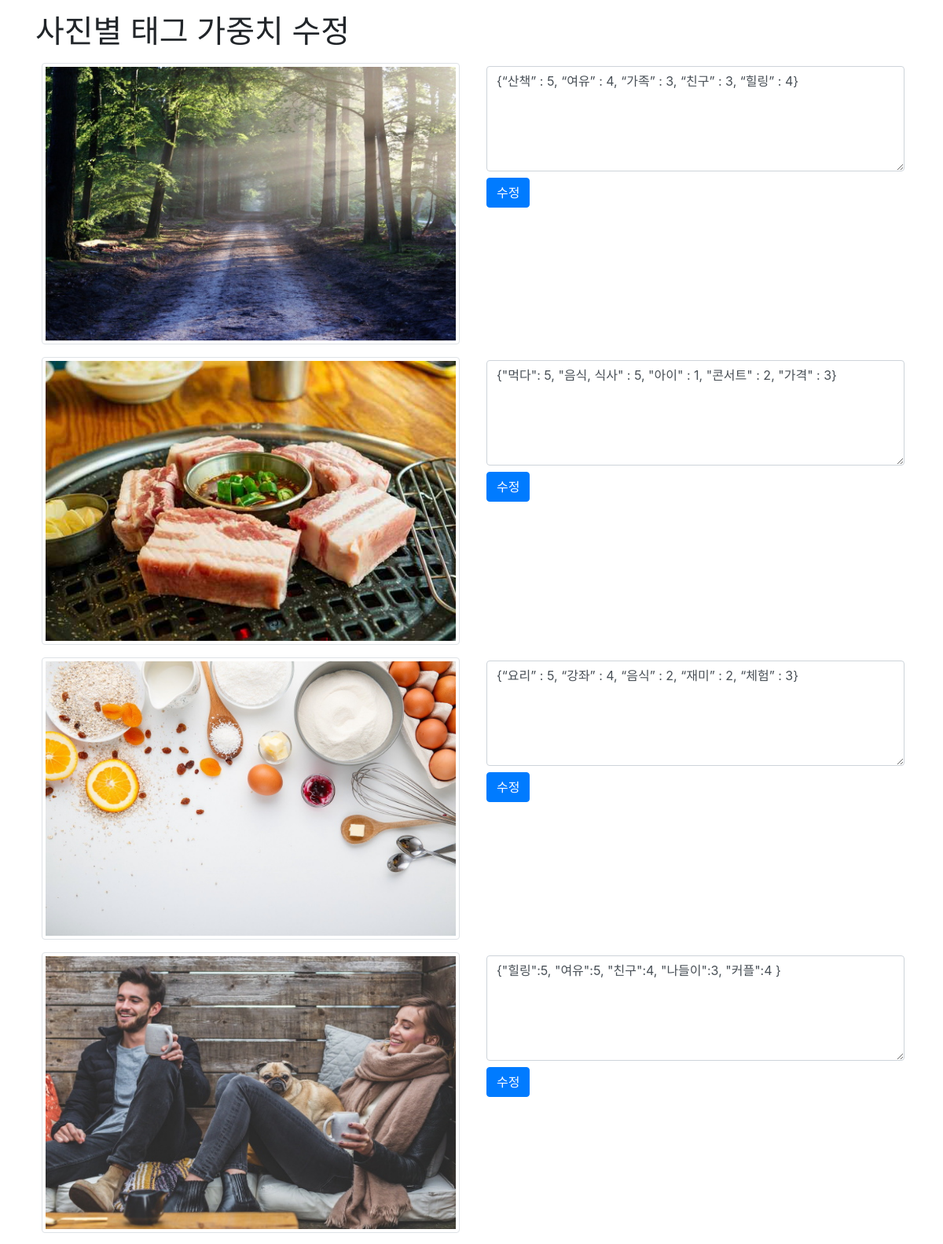
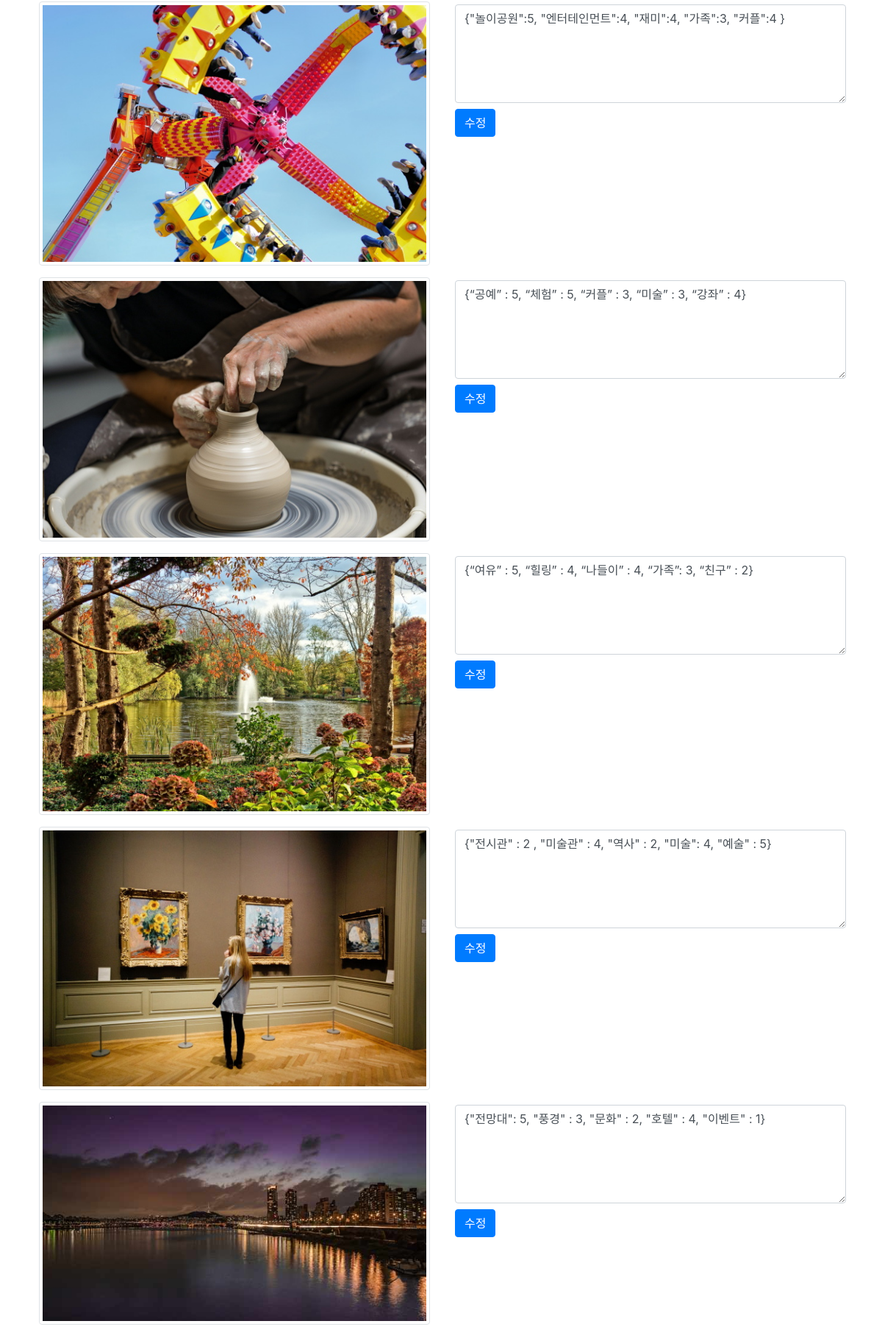
Page /test/photos (upper part) on the committed database (2 pictures, top to bottom).
### tables this page shows
CREATE TABLE photos (id INTEGER primary key autoincrement, category_id INTEGER, filename CHAR(30) , tags CHAR(100), url CHAR(200));

### main.py (the view)
@app.route('/test/photos')
def test_photos():
    photos = get_photos("static/data/photos.sqlite")
    return render_template('photos.html', photos = photos)

### modules/common.py (called while the page is built)
def get_random_list(list_org):
    list_new = []
    while len(list_org) > 0:
        index = random.randint(0, len(list_org) - 1)
        list_new.append(list_org[index])
        list_org.pop(index)
    return list_new

### modules/photo.py (called while the page is built)
def get_photos(sqlite_path):
    conn = sqlite3.connect(sqlite_path)
    cursor = conn.cursor()
    cursor.execute("SELECT id, filename, tags FROM photos")
    rows = cursor.fetchall()
    cursor.close()
    conn.close()
    photo_list = []
    for row in rows:
        photo = {}
        photo['id'] = row[0]
        photo['filename'] = row[1]
        photo['tags'] = row[2]
        photo_list.append(photo)
    return get_random_list(photo_list)

### templates/photos.html (shortened to what this page needs)
<!DOCTYPE html>
<html lang="ko">
<head>
    <link rel="stylesheet" href="https://maxcdn.bootstrapcdn.com/bootstrap/4.5.2/css/bootstrap.min.css">
</head>
<body>
<div class="container-md mt-3 ">
<h1 class="text-md-left">사진별 태그 가중치 수정</h1>
    {% for photo in photos %}
        <div class="row p-2">
            <div class="col"><img class="img-thumbnail" src="{{ url_for('static', filename='./images/' + photo['filename']) }}"></div>
            <div class="col">
                <form action="" method="post">
                    <div class="form-group">
                        <textarea class="form-control m-1" rows="5" name="tags" required>{{ photo['tags'] }}</textarea>
                        <input type="submit" class="btn btn-primary m-1" value="수정">
                    </div>
                </form>
            </div>
        </div>
    {% endfor %}
</div>
</body>
</html>

### rows in the picture
photos: filename (picture), tags "{“산책” : 5, “여유” : 4, “가족” : 3, “친구” : 3, “힐링” : 4}"
photos: filename (picture), tags "{\"먹다\": 5, \"음식, 식사\" : 5, \"아이\" : 1, \"콘서트\" : 2, \"가격\" : 3}"
photos: filename (picture), tags "{“요리” : 5, “강좌” : 4, “음식” : 2, “재미” : 2, “체험” : 3}"
photos: filename (picture), tags "{\"힐링\":5, \"여유\":5, \"친구\":4, \"나들이\":3, \"커플\":4 }"
photos: filename (picture), tags "{\"놀이공원\":5, \"엔터테인먼트\":4, \"재미\":4, \"가족\":3, \"커플\":4 }"
photos: filename (picture), tags "{“공예” : 5, “체험” : 5, “커플” : 3, “미술” : 3, “강좌” : 4}"
photos: filename (picture), tags "{“여유” : 5, “힐링” : 4, “나들이” : 4, “가족”: 3, “친구” : 2}"
photos: filename (picture), tags "{\"전시관\" : 2 , \"미술관\" : 4, \"역사\" : 2, \"미술\": 4, \"예술\" : 5}"
photos: filename (picture), tags "{\"전망대\": 5, \"풍경\" : 3, \"문화\" : 2, \"호텔\" : 4, \"이벤트\" : 1}"
